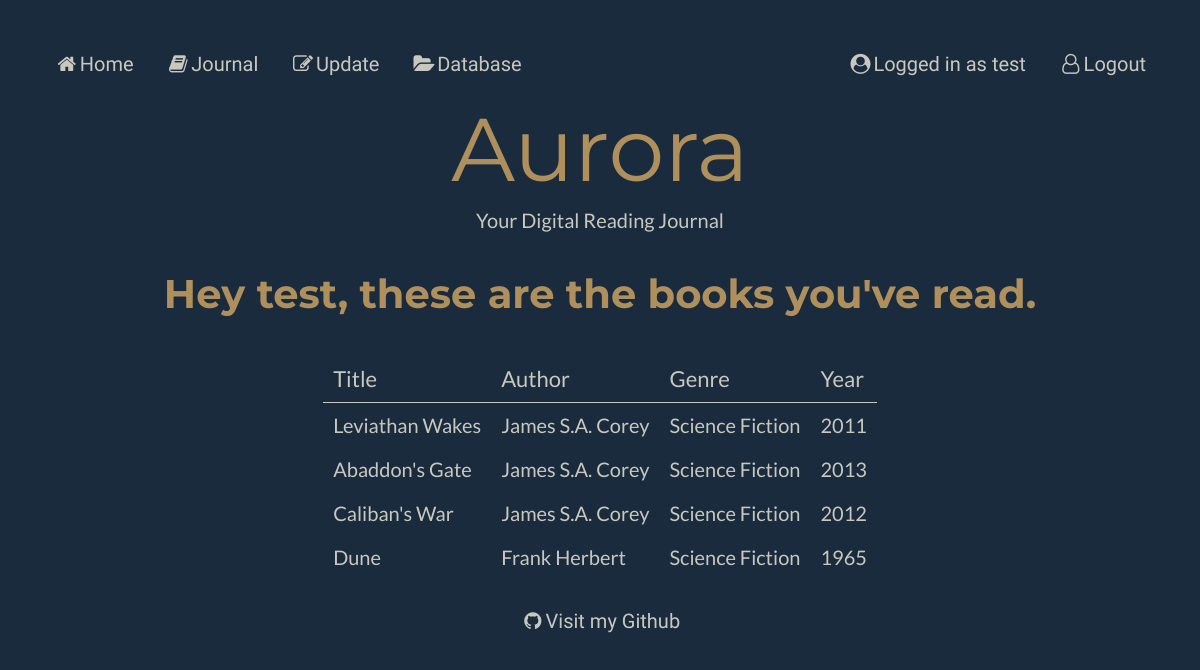
The page /journal (signed in) on the database as committed earlier.
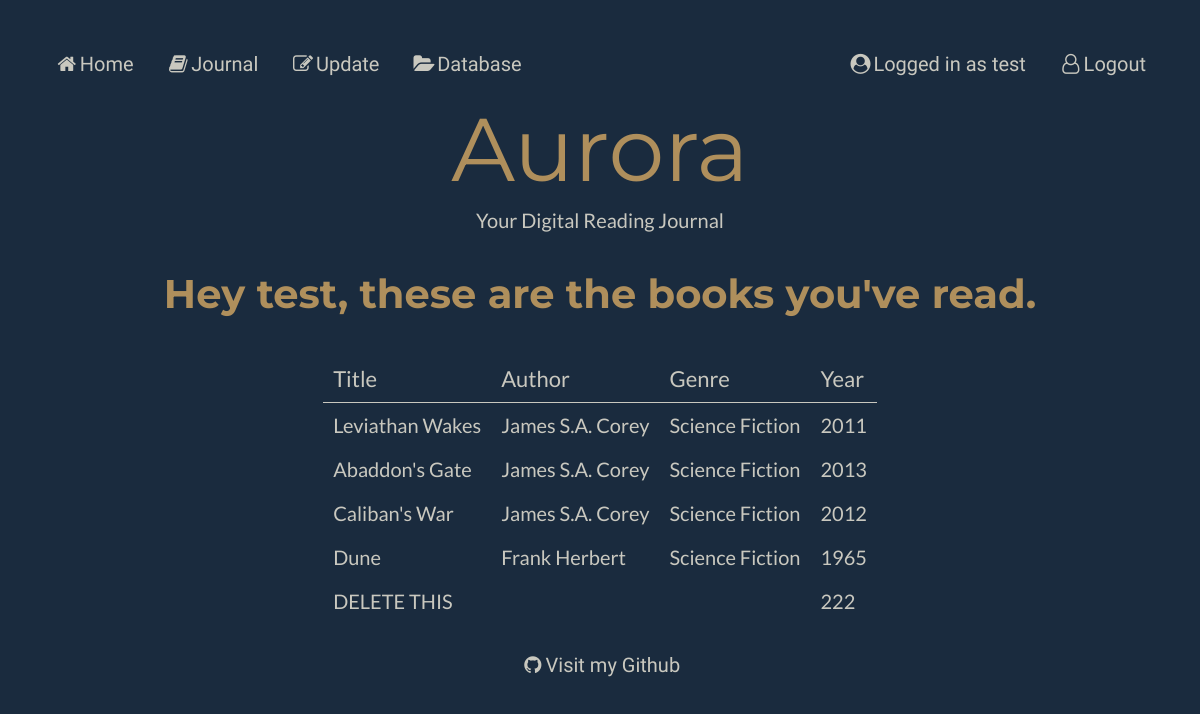
The same page on the database as committed later.
### models.py (models this page shows)
class Books (db.Model):
    __tablename__ = "Books"
    bookid = db.Column(db.Integer, primary_key=True)
    title = db.Column(db.String(80))
    sypnosis = db.Column(db.String(80))
    year = db.Column(db.String(80))
    authors = db.relationship("Authors", secondary=BooksAuthors, back_populates="books")
    users = db.relationship("Users", secondary=BooksUsers, back_populates="books")
    genres = db.relationship("Genres", secondary=BooksGenres, back_populates="books")

### main.py (the view)
@app.route('/journal')
def journal():
    user = models.Users.query.filter_by(userid=session['user']).first_or_404()
    return render_template("journal.html", user=user, userid=user, page_title="Journal")

### main.py (called while the page is built)
@app.context_processor
def add_current_user():
    if session.get('user'): # if a user is logged in
        return dict(current_user=models.Users.query.get(session['user'])) # current user is equal to userinfo of user session
    return dict(current_user=None) # otherwise current user is none

### templates/journal.html
{% extends 'layout.html' %}
{% block content %}
{% if current_user %}
<h1>Hey {{current_user.username}}, these are the books you've read.</h1>
{% endif %}
<table id="journal">
        <tr>
            <th colspan = 1>Title</th>
            <th colspan = 1>Author</th>
            <th colspan = 1>Genre</th>
            <th colspan = 1>Year</th>
        </tr>
        {% for book in user.books %}
        <tr>
            <td><a href="/book/{{ book.title }}">{{ book.title }}</a></td>
            <td><a href="/author/{{book.authors|join(', ', attribute='name') }}">{{ book.authors|join(', ', attribute='name') }}</a></td>
            <td><a href="/genre/{{book.genres|join(', ', attribute='name') }}">{{ book.genres|join(', ', attribute='name') }}</a></td>
            <td>{{ book.year }} </td>
        </tr>
        {% endfor%}
    </table>
{% endblock %}

Rows that differ between the two databases and show on the page:
added Books: title "DELETE THIS", year "222"
